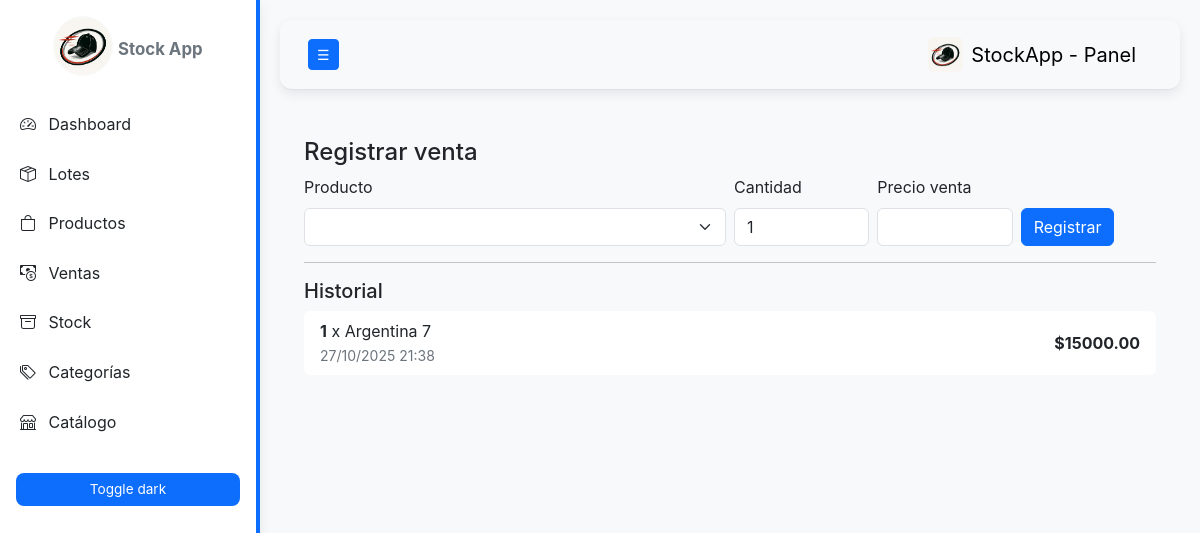
The app's page /sales with its own data.
### models.py (models this page shows, shortened)
class Venta(db.Model):
    __tablename__ = "venta"
    id = db.Column(db.Integer, primary_key=True)
    fecha = db.Column(db.DateTime, default=datetime.utcnow)
    producto_id = db.Column(db.Integer, db.ForeignKey("producto.id"), nullable=False)  # 🔒 siempre debe tener producto
    cantidad = db.Column(db.Integer, nullable=False)
    precio_venta = db.Column(db.Float, nullable=False)
    producto = db.relationship("Producto", back_populates="ventas")

class Producto(db.Model):
    __tablename__ = "producto"
    id = db.Column(db.Integer, primary_key=True)
    nombre = db.Column(db.String(150), nullable=False)
    cantidad = db.Column(db.Integer, default=0)
    precio_compra = db.Column(db.Float, nullable=False, default=0.0)
    costo_envio_unitario = db.Column(db.Float, default=0.0)
    costo_extra = db.Column(db.Float, default=0.0)
    margen = db.Column(db.Float, default=0.5)
    fecha_creacion = db.Column(db.DateTime, default=datetime.utcnow)
    lote_id = db.Column(db.Integer, db.ForeignKey("lote.id"), nullable=True)
    lote = db.relationship("Lote", back_populates="productos")
    fotos = db.relationship("FotoProducto", back_populates="producto", cascade="all, delete-orphan")
    ventas = db.relationship("Venta", back_populates="producto")
    categorias = db.relationship(
        "Categoria",
        secondary=producto_categoria,
        back_populates="productos"
    )

### app.py (the view, shortened to what this page needs)
@app.route("/sales", methods=["GET", "POST"])
def sales():
    productos = Producto.query.filter(Producto.cantidad > 0).all()
    ventas = Venta.query.order_by(Venta.fecha.desc()).all()
    return render_template("sales.html", productos=productos, ventas=ventas)

### templates/sales.html (shortened to what this page needs)
{% extends "base.html" %}
{% block content %}
<h4>Registrar venta</h4>
<form method="post">
  <div class="row g-2 align-items-end">
    <div class="col-md-6">
      <label class="form-label">Producto</label>
      <select class="form-select" name="producto_id" required>
      </select>
    </div>
    <div class="col-md-2">
      <label class="form-label">Cantidad</label>
      <input class="form-control" type="number" name="cantidad" value="1" min="1" required>
    </div>
    <div class="col-md-2">
      <label class="form-label">Precio venta</label>
      <input class="form-control" type="number" step="0.01" name="precio_venta" required>
    </div>
    <div class="col-md-2">
      <button class="btn btn-primary">Registrar</button>
    </div>
  </div>
</form>
<hr>
<h5>Historial</h5>
<ul class="list-group">
  {% for v in ventas %}
    <li class="list-group-item d-flex justify-content-between align-items-center">
      <div>
        <strong>{{ v.cantidad }}</strong> x
        {% if v.producto %}
          {{ v.producto.nombre }}
        {% else %}
          <em>Producto eliminado</em>
        {% endif %}
        <div class="small text-muted">{{ v.fecha.strftime('%d/%m/%Y %H:%M') }}</div>
      </div>
      <div><strong>${{ "%.2f"|format(v.precio_venta) }}</strong></div>
    </li>
  {% else %}
    <li class="list-group-item">No hay ventas.</li>
  {% endfor %}
</ul>
{% endblock %}

### static/styles.css (style rules this page uses)
:root { --bg: #f8f9fa; --card: #ffffff; --text: #212529; --muted: #6c757d; --accent: #0d6efd; --accent-dark: #0b5ed7; --sidebar-bg: #ffffff; --sidebar-text: #212529; --sidebar-border: var(--accent); --shadow: 0 4px 12px rgba(0, 0, 0, 0.08); --btn-bg: var(--accent); --btn-text: #ffffff; }
body { background: var(--bg); color: var(--text); font-family: "Inter", system-ui, Arial, sans-serif; margin: 0; line-height: 1.6; transition: background 0.3s ease, color 0.3s ease; }
.text-muted { color: var(--muted) !important; }
.list-group-item { background: var(--card); color: var(--text); border: none; border-bottom: 1px solid rgba(0, 0, 0, 0.05); }
.list-group-item:last-child { border-bottom: none; }
a, button { transition: all 0.2s ease; }

### records on screen
Venta: cantidad "1", producto.nombre "Argentina 7", fecha "27/10/2025 21:38", precio_venta "15000.00"
